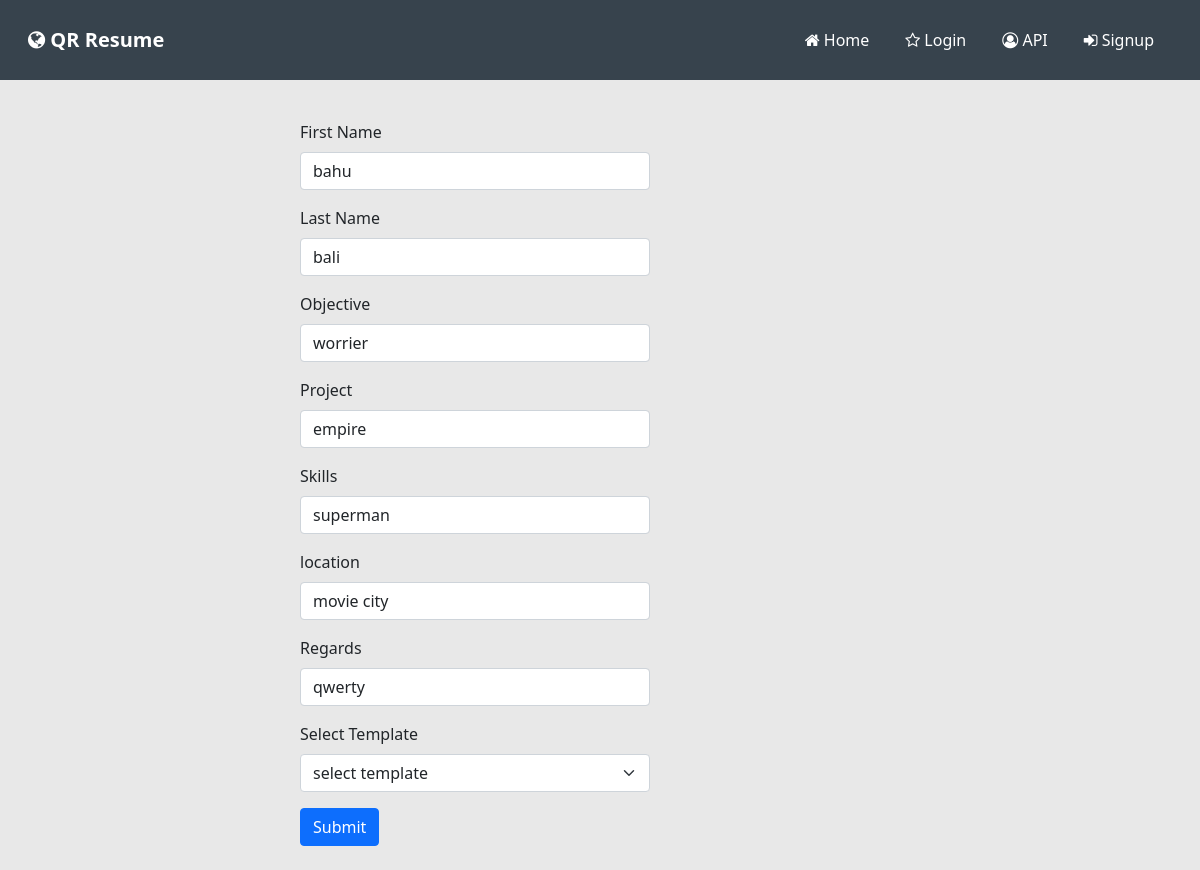
Screenshot of /forms/formUpdate/1 with the database file from the repository.
### forms/models.py (models this page shows)
class Form(models.Model):
 template_choice=(
  ('template1' ,"template1"),
  ('template2' ,"template2"),
 )
 userId=models.IntegerField()
 first_name=models.CharField(max_length=255)
 last_name=models.CharField(max_length=255)
 objective=models.CharField(max_length=255)
 projects=models.TextField()
 skills=models.CharField(max_length=255)
 location=models.TextField()
 regards=models.CharField(max_length=255)
 tempdata=models.CharField(max_length=200, choices=template_choice)
 created_date=models.DateTimeField(blank=True, default=datetime.now)
 class Meta:
  ordering = ('-id',)

### forms/views.py (the view)
# urls.py: path('formUpdate/<int:id>', views.formUpdate, name="formUpdate"),
def formUpdate(request,id):
 formData=Form.objects.get(id=id)
 return render (request,'webpages/formUpdate.html',{"Form":formData})

### templates/webpages/formUpdate.html (shortened to what this page needs)
{% extends 'base.html' %}
{% block content %}
<br>
<div style="top: 50px;">
 <form method="post" action="{% url 'form' %}">
  <div class="form-group">
   <label>First Name</label>
   <input name="firstname" type="text" class="form-control" value="{{Form.first_name}}">
  </div>
  <div class="form-group">
   <label>Last Name</label>
   <input name="lastname" type="text" class="form-control" value="{{Form.last_name}}">
  </div>
  <div class="form-group">
   <label>Objective</label>
   <input name="objective" type="text" class="form-control" value="{{Form.objective}}">
  </div>
  <div class="form-group">
   <label>Project</label>
   <input name="projects" type="text" class="form-control" value="{{Form.projects}}">
  </div>
  <div class="form-group">
   <label>Skills</label>
   <input name="skills" type="text" class="form-control" value="{{Form.skills}}">
  </div>
  <div class="form-group">
   <label>location</label>
   <input name="location" type="text" class="form-control" value="{{Form.location}}">
  </div>
  <div class="form-group">
   <label>Regards</label>
   <input name="regards" type="text" class="form-control" value="{{Form.regards}}">
  </div>
  <div class="form-group">
   <label>Select Template</label>
   <select name="resumes" value="{{Form.tempdata}}" class="form-select" aria-label="Default select example">
    <option selected disabled hidden>select template</option>
   </select>
  </div>
  <button type="submit" class="btn btn-primary">Submit</button>
 </form>
</div>
<br>
{% endblock %}

### templates/includes/header.html (style rules this page uses)
body { background: rgb(232, 232, 232); }
form { width: 350px; position: relative; left: 300px; }

### rows the page displays
Form: firstname "bahu", lastname "bali", objective "worrier", projects "empire", skills "superman", location "movie city", regards "qwerty"
